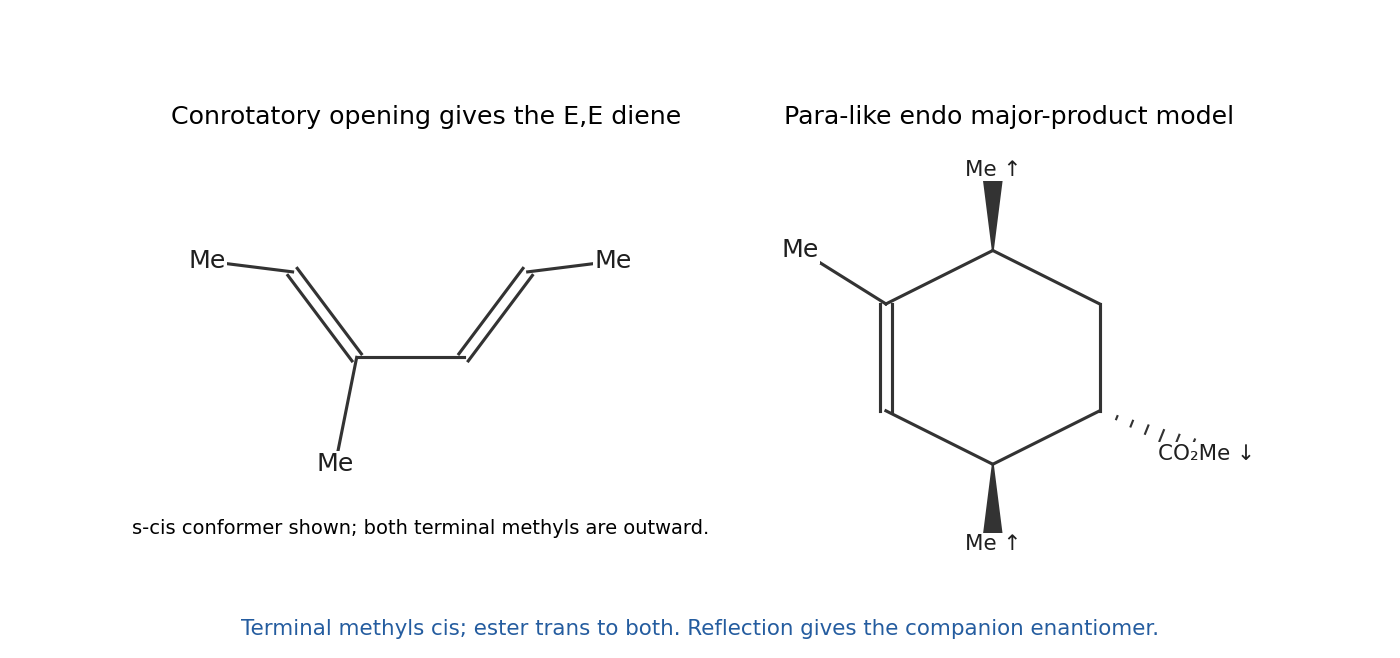

This figure's Python source:
"""Original solution diagram; Python 3.14, matplotlib 3.10, numpy 2.3.
Run from the mirrored media directory: PNG basename is written to cwd.
"""
from pathlib import Path
import sys
sys.path.insert(0,str(Path(__file__).resolve().parents[2]))
import numpy as np
import matplotlib
matplotlib.use('Agg')
import matplotlib.pyplot as plt
from tools.chemistry_diagram import atom,bond,ring,curly,flow,finish,save,wedge,BLUE,ORANGE

fig,axs=plt.subplots(1,2,figsize=(10,4.7));fig.subplots_adjust(top=.83,bottom=.10,wspace=.16)
ax=axs[0];finish(ax,(-2.2,2.5),(-1.9,2),'Conrotatory opening gives the E,E diene')
p=[(-1.1,.8),(-.5,0),(.5,0),(1.1,.8)]
for i in range(3):bond(ax,p[i],p[i+1],2 if i in [0,2] else 1)
for a,b in [(p[0],(-1.9,.9)),(p[3],(1.9,.9)),(p[1],(-.7,-1))]:bond(ax,a,b);atom(ax,b,'Me')
ax.text(.1,-1.65,'s-cis conformer shown; both terminal methyls are outward.',ha='center',fontsize=10)
ax=axs[1];finish(ax,(-2.2,2.5),(-1.9,2),'Para-like endo major-product model')
p=[(-1,.5),(-1,-.5),(0,-1),(1,-.5),(1,.5),(0,1)];ring(ax,p,{0:2});bond(ax,p[0],(-1.8,1));atom(ax,(-1.8,1),'Me')
for i,end in [(2,(0,-1.75)),(5,(0,1.75))]:wedge(ax,p[i],end,True);atom(ax,end,'Me ↑',11)
wedge(ax,p[3],(2,-.9),False);atom(ax,(2,-.9),'CO₂Me ↓',11)
fig.text(.5,.035,'Terminal methyls cis; ester trans to both. Reflection gives the companion enantiomer.',ha='center',fontsize=11,color=BLUE)
save(fig,Path(__file__).with_suffix('.png').name)
